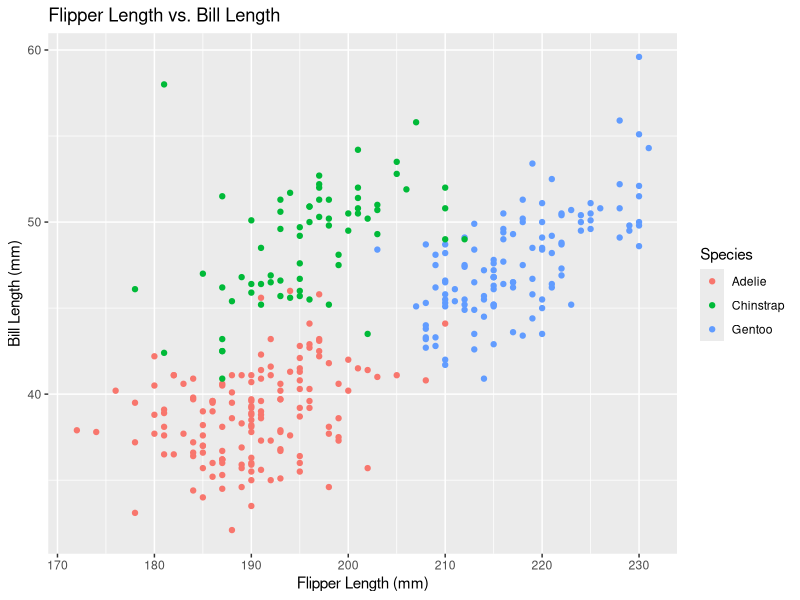
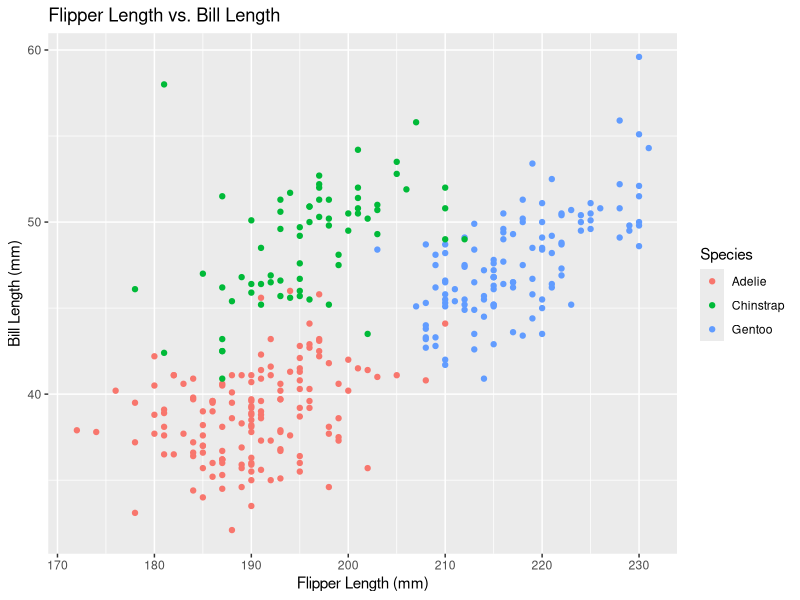

Write R code to recreate these figures, in order.
## ---- chunk 1
knitr::opts_chunk$set(echo = TRUE)
library(tidyverse)
## ---- chunk 2
data("penguins", package = "palmerpenguins")
## ---- chunk 3
penguins %>% 
  drop_na() %>% 
  ggplot(aes(flipper_length_mm, bill_length_mm, color=species)) +
  geom_point() + 
  ggtitle("Flipper Length vs. Bill Length") + 
  xlab("Flipper Length (mm)") + 
  ylab("Bill Length (mm)") +
  scale_colour_discrete("Species")
 
## ---- chunk 4
ggsave("penguin_plot.jpg")
